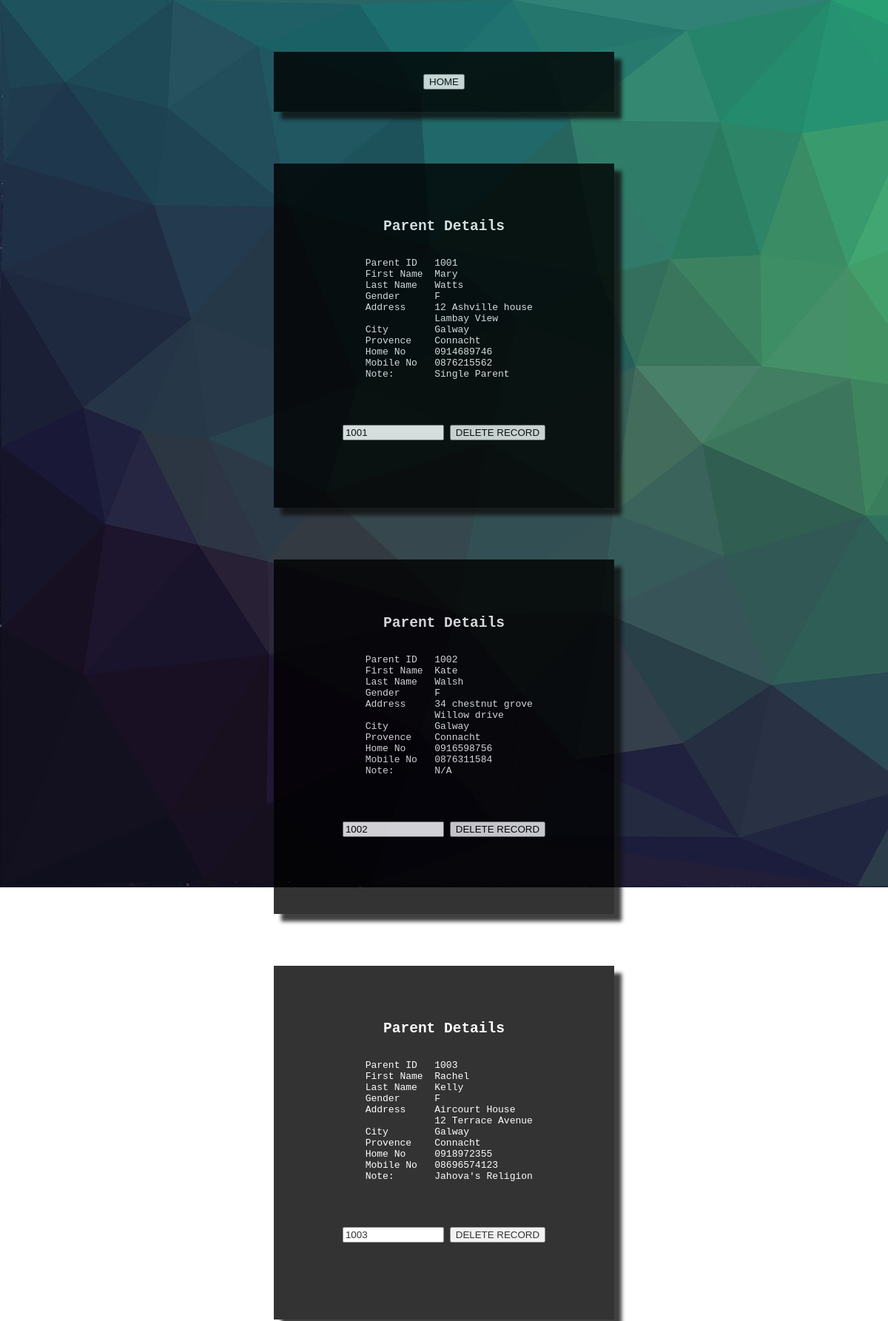
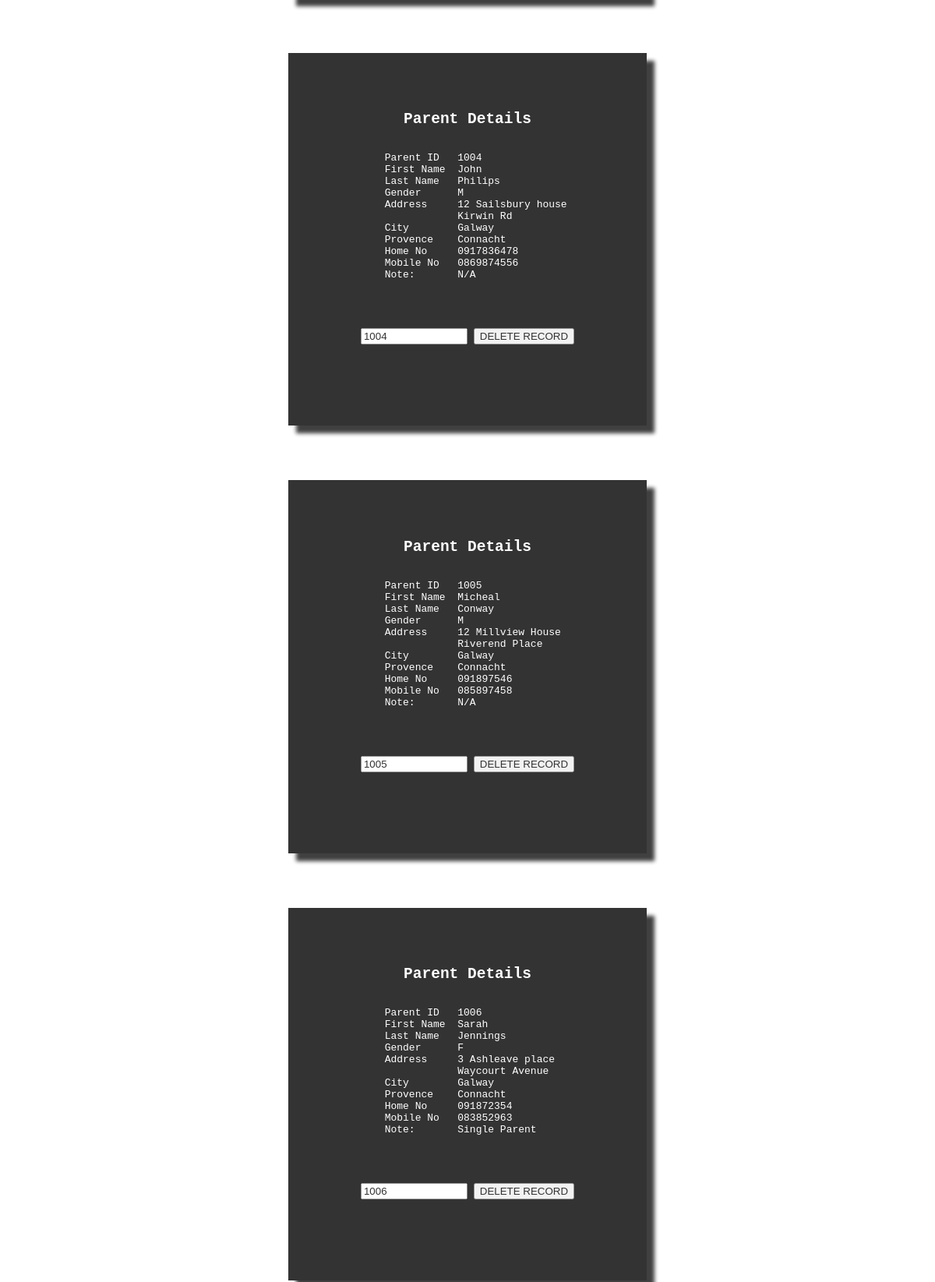
The page /sqltest2.php (upper part) on the database its author committed (2 pictures, top to bottom).
### tables this page shows
CREATE TABLE IF NOT EXISTS `parents_table` (
  `parent_id` int(32) NOT NULL AUTO_INCREMENT,
  `first_name` varchar(50) NOT NULL,
  `last_name` varchar(50) NOT NULL,
  `gender` varchar(10) NOT NULL,
  `address_line1` varchar(50) NOT NULL,
  `address_line2` varchar(50) NOT NULL,
  `city` varchar(50) NOT NULL,
  `state` varchar(50) NOT NULL,
  `home_phone` varchar(50) NOT NULL,
  `mobile_phone` varchar(50) NOT NULL,
  `other_details` varchar(50) NOT NULL,
  PRIMARY KEY (`parent_id`)
);

### sqltest2.php (the view, shortened to what this page needs)
<?php
  require_once 'login.php';
  $conn = new mysqli($hn, $un, $pw, $db);
echo '<form action="index.html" method="post">
  <div id ="box"><center><input type="submit" value="HOME"></center></div>';
  $query  = "SELECT * FROM parents_table";
  $result = $conn->query($query);
  $rows = $result->num_rows;
     for ($j = 0 ; $j < $rows ; ++$j)
  {
    $result->data_seek($j);
    $row = $result->fetch_array(MYSQLI_NUM);
    echo <<<_END
<!DOCTYPE html>
<html>
<head>
<link rel="stylesheet" type="text/css" href="styles.css">
  <title></title>
</head>
<body>
<div id="box">
    <pre>
      <center><h2>Parent Details</h2></center>
            Parent ID   $row[0]
            First Name  $row[1]
            Last Name   $row[2]
            Gender      $row[3]
            Address     $row[4]
                        $row[5]
            City        $row[6]
            Provence    $row[7]
            Home No     $row[8]
            Mobile No   $row[9]
            Note:       $row[10]
    </pre>
    <pre>
    <center><table>
    <tr><td><br><form action="sqltest2.php" method="post">
    <input type="text" size="14" name="delete" value="$row[0]">
    <input type="hidden" name="parent_id" value="$row[0]">
    <input type="submit" value="DELETE RECORD"></form></td>
    </tr></table></center>
  </pre>
</div>
</body>
</html>
_END;
  }
?>

### styles.css (style rules this page uses)
body { background-image: url("cb.jpg"); background-attachment: fixed; background-repeat: no-repeat; }
#box { width: 400px; height: auto; background-color:black; position: relative; margin-right: auto; margin-left: auto; margin-top: 70px; text-align: left; align-items: left; padding-left: 0px; padding:30px; align-content:bottom; color:white; opacity: 0.8; box-shadow: 10px 10px 5px #111111; }

### rows shown on the page
parents_table: parent_id "1001", first_name "Mary", last_name "Watts", gender "F", address_line1 "12 Ashville house", address_line2 "Lambay View", city "Galway", state "Connacht", home_phone "0914689746", mobile_phone "0876215562", other_details "Single Parent", delete "1001"
parents_table: parent_id "1002", first_name "Kate", last_name "Walsh", gender "F", address_line1 "34 chestnut grove", address_line2 "Willow drive", city "Galway", state "Connacht", home_phone "0916598756", mobile_phone "0876311584", other_details "N/A", delete "1002"
parents_table: parent_id "1003", first_name "Rachel", last_name "Kelly", gender "F", address_line1 "Aircourt House", address_line2 "12 Terrace Avenue", city "Galway", state "Connacht", home_phone "0918972355", mobile_phone "08696574123", other_details "Jahova's Religion", delete "1003"
parents_table: parent_id "1004", first_name "John", last_name "Philips", gender "M", address_line1 "12 Sailsbury house", address_line2 "Kirwin Rd", city "Galway", state "Connacht", home_phone "0917836478", mobile_phone "0869874556", other_details "N/A", delete "1004"
parents_table: parent_id "1005", first_name "Micheal", last_name "Conway", gender "M", address_line1 "12 Millview House", address_line2 "Riverend Place", city "Galway", state "Connacht", home_phone "091897546", mobile_phone "085897458", other_details "N/A", delete "1005"
parents_table: parent_id "1006", first_name "Sarah", last_name "Jennings", gender "F", address_line1 "3 Ashleave place", address_line2 "Waycourt Avenue", city "Galway", state "Connacht", home_phone "091872354", mobile_phone "083852963", other_details "Single Parent", delete "1006"
